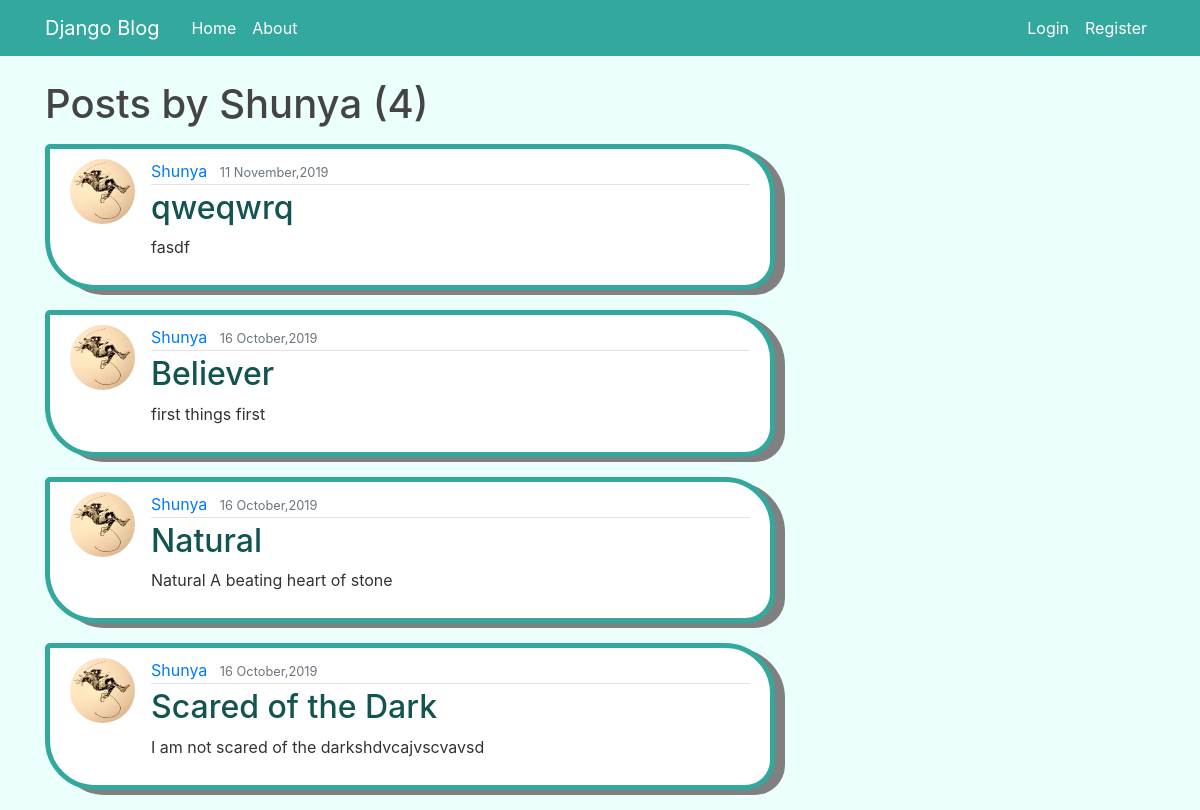
Page /user/Shunya on the earlier database version.
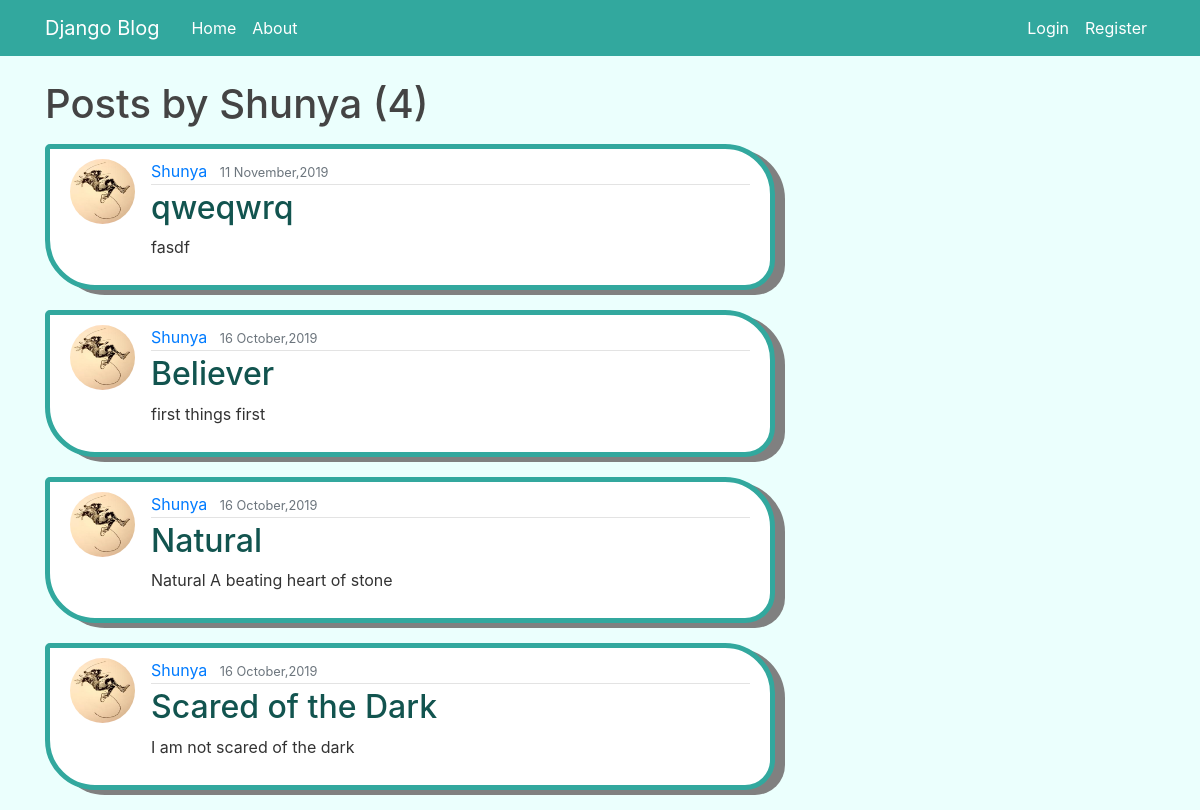
Same page on the later database version.
### main_website/models.py (models this page shows, shortened)
class Post(models.Model):
	title=models.CharField(max_length=100)
	content=models.TextField()
	date_posted=models.DateTimeField(default=timezone.now)
	author=models.ForeignKey(User, on_delete=models.CASCADE)
	con_image=models.ImageField(default='panda.jpg',upload_to='content_images')

### users/models.py (models this page shows, shortened)
class Profile(models.Model):
	user=models.OneToOneField(User, on_delete=models.CASCADE)
	pro_image=models.ImageField(default='default.jpg',upload_to='profile_pics')

### main_website/views.py (the view)
# urls.py: path('user/<str:username>', UserPostListView.as_view() , name='user_posts'),
class UserPostListView(ListView):
        model=Post
        template_name='main_website/user_posts.html'
        context_object_name='posts'
        paginate_by = 5
        def get_queryset(self):
                user = get_object_or_404(User, username=self.kwargs.get('username'))
                return Post.objects.filter(author=user).order_by('-date_posted')

### main_website/templates/main_website/user_posts.html (shortened to what this page needs)
{%extends "main_website/base.html"%}
{%block content%}
	<h1 class="mb-3"> Posts by {{view.kwargs.username}} ({{page_obj.paginator.count}})</h1>
	{%for post in posts%}
		<article class="media content-section">
		  <img class="rounded-circle article-img" src="{{post.author.profile.pro_image.url}}">
		  <div class="media-body">
		    <div class="article-metadata">
		      <a class="mr-2" href="{%url 'user_posts' post.author.username%}">{{ post.author }}</a>
		      <small class="text-muted">{{ post.date_posted|date:"d F,Y" }}</small>
		    </div>
		    <h2><a class="article-title" href="{%url 'post-detail' post.id%}">{{ post.title }}</a></h2>
		    <p class="article-content">{{ post.content }}</p>
		  </div>
		</article>
	{%endfor%}
{%endblock content%}

### main_website/templates/main_website/base.html (shortened to what this page needs)
{%load static%}
<!DOCTYPE html>
<html>
        <head>
    <link rel="stylesheet" href="https://maxcdn.bootstrapcdn.com/bootstrap/4.0.0/css/bootstrap.min.css">
	<link rel="stylesheet" type="text/css" href="{%static  'main_website/main.css'%}">
        </head>
        <body>
		<header class="site-header">
		  <nav class="navbar navbar-expand-md navbar-dark bg-steel fixed-top">
		    <div class="container">
		      <a class="navbar-brand mr-4" href="/">Django Blog</a>
		      <div class="collapse navbar-collapse" id="navbarToggle">
		        <div class="navbar-nav mr-auto">
		          <a class="nav-item nav-link" href="{%url 'blog-home'%}">Home</a>
		          <a class="nav-item nav-link" href="{%url 'blog-about'%}">About</a>
		        </div>
		        <div class="navbar-nav">
			  {%if user.is_authenticated%}
			  <a class ="nav-item nav-link" href="{%url 'post-create'%}">Create</a>
			  <a class="nav-item nav-link" href="{% url 'profile'%}">Profile</a>
			  <a class="nav-item nav-link" href="{%url 'logout' %}">Logout</a>
			  {%else%}
		          <a class="nav-item nav-link" href="{%url 'login' %}">Login</a>
		          <a class="nav-item nav-link" href="{%url 'register' %}">Register</a>
			{%endif%}
		        </div>
		      </div>
		    </div>
		  </nav>
		</header>
		<main role="main" class="container">
		  <div class="row">
		    <div class="col-md-8">
		      {% block content %}{% endblock %}
		    </div>
		    <div class="col-md-4">
		      </div>
		    </div>
		</main>
        </body>
</html>

### main_website/static/main_website/main.css (style rules this page uses)
body { background: #ebfffd; color: #333333; margin-top: 5rem; }
h1, h2, h3, h4, h5, h6 { color: #444444; }
.bg-steel { background-color: #32a89e; }
.site-header .navbar-nav .nav-link { color: white; }
.content-section { background: #ffffff; padding: 10px 20px; border: 5px solid #32a89e; border-radius: 5px 50px 30px 50px; margin-bottom: 20px; box-shadow: 10px 5px grey; }
.article-title { color: #12544f; }
.article-content { white-space: pre-line; }
.article-img { height: 65px; width: 65px; margin-right: 16px; }
.article-metadata { padding-bottom: 1px; margin-bottom: 4px; border-bottom: 1px solid #e3e3e3 }

Differences in the rows shown:
changed Post "Scared of the Dark": content "I am not scared of the darkshdvcajvscvavsd" → "I am not scared of the dark"
